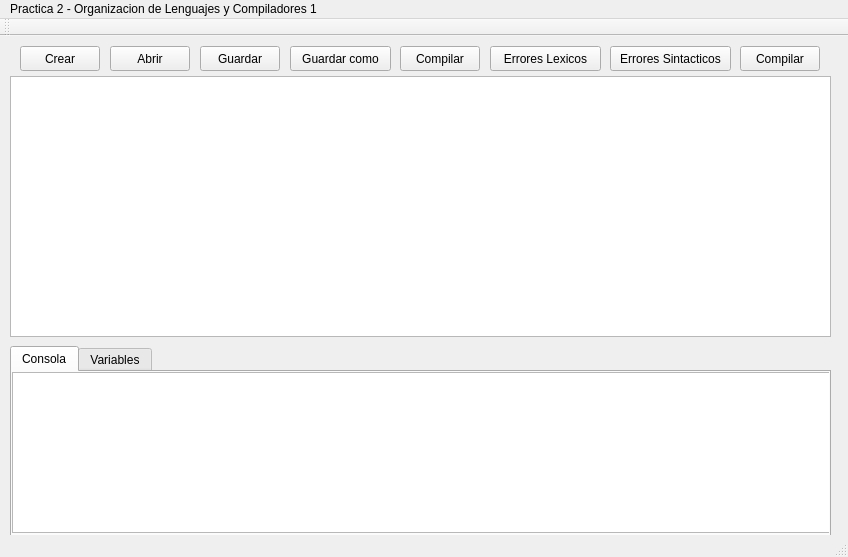
<?xml version="1.0" encoding="UTF-8"?>
<ui version="4.0">
 <class>MainWindow</class>
 <widget class="QMainWindow" name="MainWindow">
  <property name="geometry">
   <rect>
    <x>0</x>
    <y>0</y>
    <width>848</width>
    <height>557</height>
   </rect>
  </property>
  <property name="windowTitle">
   <string>MainWindow</string>
  </property>
  <widget class="QWidget" name="centralWidget">
   <widget class="QTabWidget" name="tabWidget">
    <property name="geometry">
     <rect>
      <x>10</x>
      <y>310</y>
      <width>821</width>
      <height>191</height>
     </rect>
    </property>
    <property name="currentIndex">
     <number>0</number>
    </property>
    <widget class="QWidget" name="tab">
     <attribute name="title">
      <string>Consola</string>
     </attribute>
     <widget class="QTextEdit" name="textEdit_3">
      <property name="geometry">
       <rect>
        <x>0</x>
        <y>0</y>
        <width>821</width>
        <height>161</height>
       </rect>
      </property>
     </widget>
    </widget>
    <widget class="QWidget" name="tab_2">
     <attribute name="title">
      <string>Variables</string>
     </attribute>
     <widget class="QTextEdit" name="textEdit_2">
      <property name="geometry">
       <rect>
        <x>0</x>
        <y>0</y>
        <width>821</width>
        <height>161</height>
       </rect>
      </property>
     </widget>
    </widget>
   </widget>
   <widget class="QPushButton" name="pushButton">
    <property name="geometry">
     <rect>
      <x>20</x>
      <y>10</y>
      <width>80</width>
      <height>25</height>
     </rect>
    </property>
    <property name="text">
     <string>Crear</string>
    </property>
   </widget>
   <widget class="QPushButton" name="pushButton_2">
    <property name="geometry">
     <rect>
      <x>110</x>
      <y>10</y>
      <width>80</width>
      <height>25</height>
     </rect>
    </property>
    <property name="text">
     <string>Abrir</string>
    </property>
   </widget>
   <widget class="QPushButton" name="pushButton_3">
    <property name="geometry">
     <rect>
      <x>200</x>
      <y>10</y>
      <width>80</width>
      <height>25</height>
     </rect>
    </property>
    <property name="text">
     <string>Guardar</string>
    </property>
   </widget>
   <widget class="QPushButton" name="pushButton_4">
    <property name="geometry">
     <rect>
      <x>290</x>
      <y>10</y>
      <width>101</width>
      <height>25</height>
     </rect>
    </property>
    <property name="text">
     <string>Guardar como</string>
    </property>
   </widget>
   <widget class="QPushButton" name="pushButton_5">
    <property name="geometry">
     <rect>
      <x>400</x>
      <y>10</y>
      <width>80</width>
      <height>25</height>
     </rect>
    </property>
    <property name="text">
     <string>Compilar</string>
    </property>
   </widget>
   <widget class="QPushButton" name="pushButton_6">
    <property name="geometry">
     <rect>
      <x>490</x>
      <y>10</y>
      <width>111</width>
      <height>25</height>
     </rect>
    </property>
    <property name="text">
     <string>Errores Lexicos</string>
    </property>
   </widget>
   <widget class="QPushButton" name="pushButton_7">
    <property name="geometry">
     <rect>
      <x>610</x>
      <y>10</y>
      <width>121</width>
      <height>25</height>
     </rect>
    </property>
    <property name="text">
     <string>Errores Sintacticos</string>
    </property>
   </widget>
   <widget class="QPushButton" name="pushButton_8">
    <property name="geometry">
     <rect>
      <x>740</x>
      <y>10</y>
      <width>80</width>
      <height>25</height>
     </rect>
    </property>
    <property name="text">
     <string>Compilar</string>
    </property>
   </widget>
   <widget class="QTextEdit" name="areaEdicion">
    <property name="geometry">
     <rect>
      <x>10</x>
      <y>40</y>
      <width>821</width>
      <height>261</height>
     </rect>
    </property>
   </widget>
  </widget>
  <widget class="QToolBar" name="mainToolBar">
   <attribute name="toolBarArea">
    <enum>TopToolBarArea</enum>
   </attribute>
   <attribute name="toolBarBreak">
    <bool>false</bool>
   </attribute>
  </widget>
  <widget class="QStatusBar" name="statusBar"/>
  <widget class="QMenuBar" name="menuBar">
   <property name="geometry">
    <rect>
     <x>0</x>
     <y>0</y>
     <width>848</width>
     <height>22</height>
    </rect>
   </property>
   <widget class="QMenu" name="menuPractica_2_Organizacion_de_Lenguajes_y_Compiladores_1">
    <property name="title">
     <string>Practica 2 - Organizacion de Lenguajes y Compiladores 1</string>
    </property>
   </widget>
   <addaction name="menuPractica_2_Organizacion_de_Lenguajes_y_Compiladores_1"/>
  </widget>
 </widget>
 <layoutdefault spacing="6" margin="11"/>
 <resources/>
 <connections/>
</ui>
